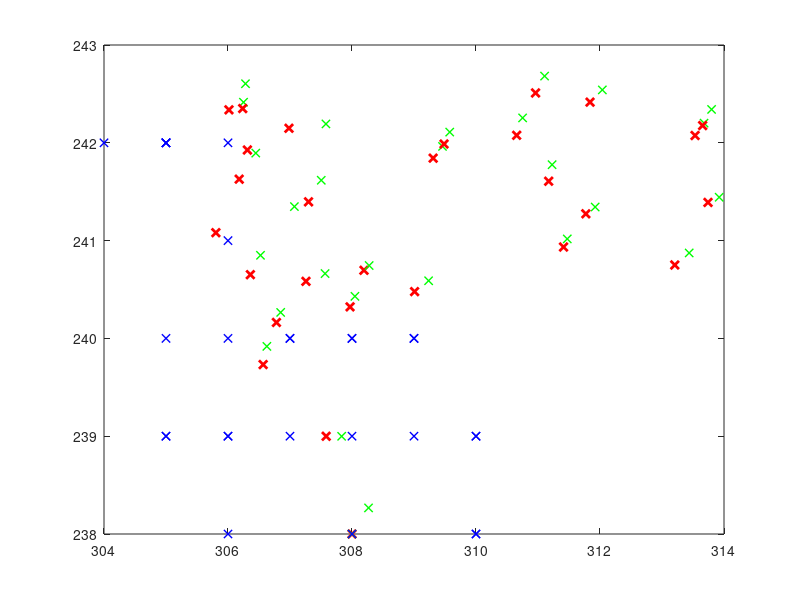

Here is the MATLAB script that generated this plot:
function vehicleTracking_with_expected_change()

close all;
clear all;
clc;
%% testing with two dimension

% Define the system
N = 28; % number of time steps
t = 1:28; % time vector (s)


dt = 1; % Sampling time (s)
% t = dt*(1:N); % time vector (s)
F = [ 
       1, 0, dt, 0;
       0, 1, 0, dt;
       0, 0, 1, 0
       0, 0, 0, 1
    
    ]; % system matrix - state

H = eye(4);
B_t = eye(4);
U_o = [0;0;0;0];
% H = [
%         1, 0, 0, 0; 
%         0, 1, 0, 0;
%      ]; % observation matrix
Q = [   0, 0, 0, 0;
        0, 0, 0, 0;
        0, 0, 0, 0;
        0, 0, 0, 0
        ]; % process noise covariance
    
I = eye(4); % identity matrix
% Define the initial position and velocity                              
Pox = 308; % position in x direction
Poy = 238; % position in y 

%observation input
xt = [ 
          304  242 4/15 4/15;
          305  242 4/15 4/15;
          305  242 4/15 4/15;
          306  242 4/15 4/15;
          305  242 4/15 4/15;
          305  242 4/15 4/15;
          306  241 4/15 4/15;
          306  240 4/15 4/15;
          305  240 4/15 4/15;
          305  239 4/15 4/15;
          306  238 4/15 4/15;
          305  239 4/15 4/15;
          306  239 4/15 4/15;
          307  239 4/15 4/15;
          306  239 4/15 4/15;
          307  240 4/15 4/15;
          307  240 4/15 4/15;
          308  240 4/15 4/15;
          309  239 4/15 4/15;
          309  240 4/15 4/15;
          308  240 4/15 4/15;
          308  239 4/15 4/15;
          310  238 4/15 4/15;
          308  238 4/15 4/15;
          310  239 4/15 4/15;
          310  239 4/15 4/15;
          310  238 4/15 4/15;
          309  240 4/15 4/15;
      ];

 xt = transpose(xt);

% uncertainty matric associated with a noisy set of measurement
deltaPox = 4;
deltaPoy = 4;
R = [   
        16, 0, 0, 0;
        0, 16, 0, 0;
        0, 0, 16, 0;
        0, 0, 0, 16
     ];

% process error in process covariance matrice
deltaPx = 7; % the stadard deviation of Position in x direction
deltaPy = 7; % the stadard deviation of Position in y direction


%compute for measurement input

z = H * xt; % noisy measurement

%% Perform the Kalman filter estimation
% Initialize the state vector (estimated state)
x = zeros(4, N); % Estimated state vector
x(:, 1) = [ Pox; Poy; 4/15 ; 4/15 ]; % Guess for initial statex

% Initialize the covariance matrix
P = [   
        deltaPx^2, 0, 0, 0;
        0, deltaPy^2, 0, 0;
        0, 0, 0, 0;
        0, 0, 0, 0
     ]; % Covariance for initial state error

% Loop through and perform the Kalman filter equations recursively
predicted_val = zeros(4, N);
predicted_val(:, 1 )= [Pox; Poy; 0; 0];

for k = 2:N
 % Predict the state vector
 x(:, k) = F*x(:, k-1) + B_t*U_o;

 predicted_val(:, k ) = x(:, k) ;
 
 
 
 % Predict the covariance
 
 P = F*P*F' + Q;
 
 %P = [P(1,1),0; 0, P(2,2)];
 
 
 % Calculate the Kalman gain matrix
 
 K = P*H'/(H*P*H' + R);
 K
 
 % Update the state vector

 pred = x(:,k);
 pred
 U_o = z(:,k) - z(:,k-1);
 x(:,k) = x(:,k) + K*(z(:,k) - H*x(:,k));

 update = x(:,k);
 
 update
 % Update the covariance
 P = (I - K*H)*P;
 
 
end

%% Plot the results



for i=1: length(x)
    es = x(:,i);
    pre = predicted_val(:,i);
    mes = z(:, i);
    plot(es(1),es(2),'x','LineWidth',2,'Color','red');hold on
    plot(pre(1),pre(2),'x','LineWidth',1,'Color','green'); hold on
    plot(mes(1),mes(2),'x','LineWidth',1,'Color','blue'); hold on
end

z
(predicted_val)

(x)

% Plot the states
%   figure(1);
%   subplot(211);
%   plot(t, (predicted_val(1,:)), 'g-', t, (x(1,:)), 'b--', 'LineWidth', 2);
%    hold on; plot(t, z(1,:), 'r:', 'LineWidth', 1.5)
%   xlabel('t (s)'); ylabel('position in x direction =  (m)'); grid on;
%   legend('Predicted Value', 'Estimated','Measured');
%   subplot(212);
%   plot(t, (predicted_val(2,:)), 'g-', t, (x(2,:)), 'b--', 'LineWidth', 2);
%    hold on; plot(t, z(2,:), 'r:', 'LineWidth', 1.5)
%   xlabel('t (s)'); ylabel('position in y direction = (m)'); grid on;
%   legend('Predicted Value', 'Estimated','Measured');




end
